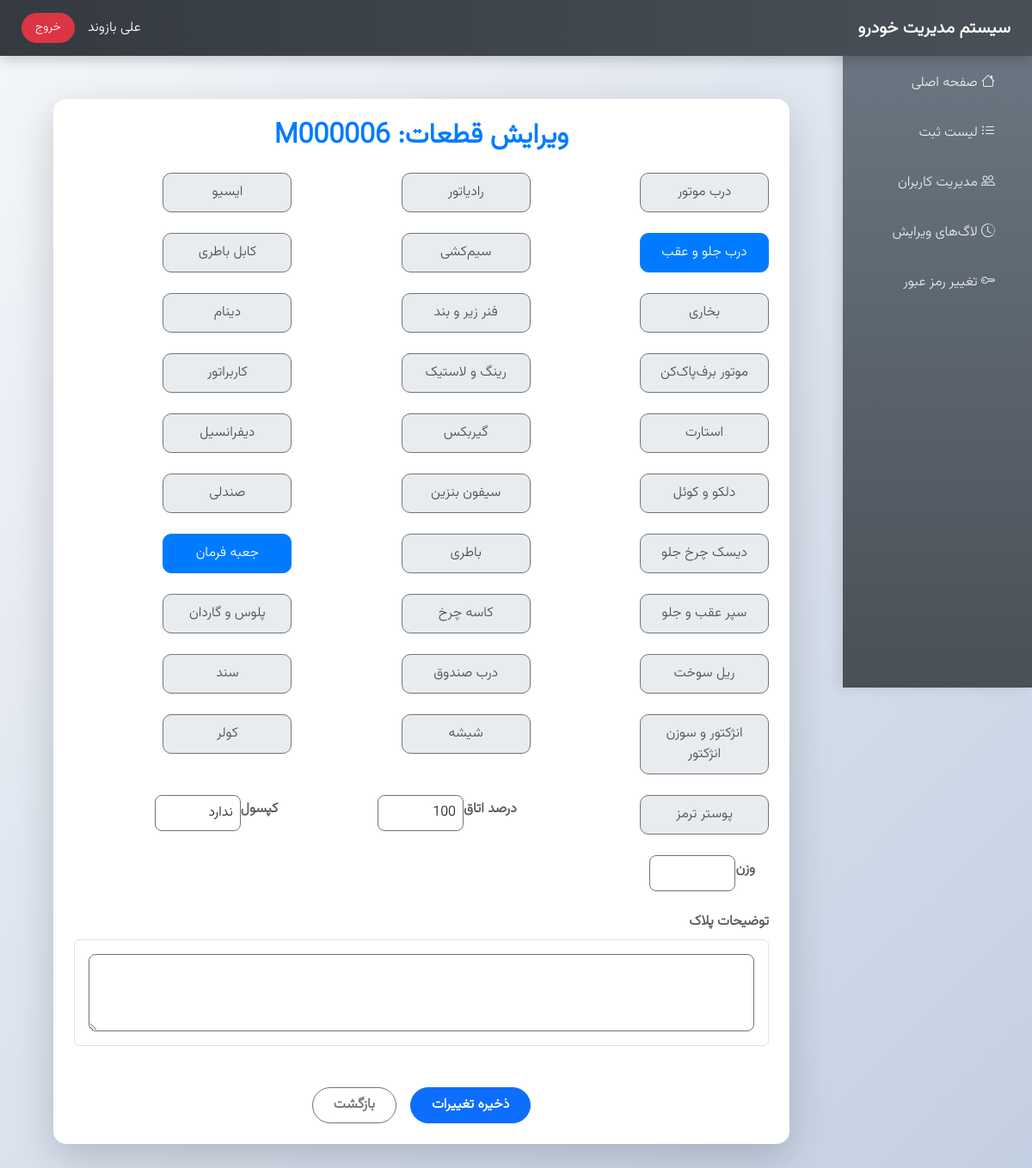
The app's page /edit-car-parts/M000006/ (signed in) with its own data.
### core/models.py (models this page shows, shortened)
class UserProfile(models.Model):
    user = models.OneToOneField(User, on_delete=models.CASCADE, verbose_name="کاربر")
    first_name = models.CharField(max_length=50, verbose_name="نام")
    last_name = models.CharField(max_length=50, verbose_name="نام خانوادگی")
    national_code = models.CharField(max_length=10, unique=True, verbose_name="کد ملی")  # بدون default
    phone_number = models.CharField(max_length=11, verbose_name="شماره موبایل", default="09120000000")
    must_change_password = models.BooleanField(default=True, verbose_name="باید رمز را تغییر دهد")
    class Meta:
        verbose_name = "پروفایل کاربر"
        verbose_name_plural = "پروفایل‌های کاربران"

class CarEntry(models.Model):
    parking_number = models.CharField(max_length=20, verbose_name="شماره پارکینگ")
    delivery_date = models.CharField(max_length=10, verbose_name="تاریخ تحویل")
    car_type = models.CharField(max_length=50, verbose_name="نوع خودرو")
    license_plate = models.CharField(max_length=30, verbose_name="شماره انتظامی")
    owner_name = models.CharField(max_length=100, verbose_name="نام مالک")
    engine_number = models.CharField(max_length=50, unique=True, verbose_name="شماره موتور")
    chassis_number = models.CharField(max_length=50, unique=True, verbose_name="شماره شاسی")
    has_cabin_plate = models.BooleanField(default=False, verbose_name="پلاک اتاق")
    acceptance_number = models.CharField(max_length=9, unique=True, editable=False, verbose_name="شماره پذیرش")
    accepted_by = models.CharField(max_length=100, verbose_name="مسئول پذیرش")  # نام و نام خانوادگی
    accepted_at = models.CharField(max_length=10, verbose_name="تاریخ پذیرش")
    edited_by = models.CharField(max_length=100, null=True, blank=True, verbose_name="ویرایش‌کننده")  # نام و نام خانوادگی
    driver_name = models.CharField(max_length=100, verbose_name="نام و نام خانوادگی راننده/آورنده")
    driver_license_plate = models.CharField(max_length=30, verbose_name="شماره پلاک راننده/آورنده")
    driver_phone = models.CharField(max_length=15, verbose_name="شماره تماس راننده/آورنده")

class CarParts(models.Model):
    car = models.OneToOneField(CarEntry, on_delete=models.CASCADE, to_field='acceptance_number', verbose_name="خودرو", related_name="parts")
    cabin_percentage = models.IntegerField(verbose_name="درصد اتاق", default=100)
    hood = models.BooleanField(default=False, verbose_name="درب موتور")
    radiator = models.BooleanField(default=False, verbose_name="رادیاتور")
    ecu = models.BooleanField(default=False, verbose_name="ایسیو")
    front_rear_doors = models.BooleanField(default=False, verbose_name="درب جلو و عقب")
    wiring = models.BooleanField(default=False, verbose_name="سیم‌کشی")
    battery_cable = models.BooleanField(default=False, verbose_name="کابل باطری")
    heater = models.BooleanField(default=False, verbose_name="بخاری")
    suspension_spring = models.BooleanField(default=False, verbose_name="فنر زیر و بند")
    alternator = models.BooleanField(default=False, verbose_name="دینام")
    wiper_motor = models.BooleanField(default=False, verbose_name="موتور برف‌پاک‌کن")
    rims_tires = models.BooleanField(default=False, verbose_name="رینگ و لاستیک")
    carburetor = models.BooleanField(default=False, verbose_name="کاربراتور")
    starter = models.BooleanField(default=False, verbose_name="استارت")
    gearbox = models.BooleanField(default=False, verbose_name="گیربکس")
    differential = models.BooleanField(default=False, verbose_name="دیفرانسیل")
    distributor_coil = models.BooleanField(default=False, verbose_name="دلکو و کوئل")
    fuel_pump = models.BooleanField(default=False, verbose_name="سیفون بنزین")
    seats = models.BooleanField(default=False, verbose_name="صندلی")
    front_disc = models.BooleanField(default=False, verbose_name="دیسک چرخ جلو")
    battery = models.BooleanField(default=False, verbose_name="باطری")
    steering_box = models.BooleanField(default=False, verbose_name="جعبه فرمان")
    bumpers = models.BooleanField(default=False, verbose_name="سپر عقب و جلو")
    wheel_drum = models.BooleanField(default=False, verbose_name="کاسه چرخ")
    driveshaft_cv = models.BooleanField(default=False, verbose_name="پلوس و گاردان")
    fuel_rail = models.BooleanField(default=False, verbose_name="ریل سوخت")
    trunk_lid = models.BooleanField(default=False, verbose_name="درب صندوق")
    documents = models.BooleanField(default=False, verbose_name="سند")
    injector = models.BooleanField(default=False, verbose_name="انژکتور و سوزن انژکتور")
    glass = models.BooleanField(default=False, verbose_name="شیشه")
    ac = models.BooleanField(default=False, verbose_name="کولر")
    gas_cylinder = models.CharField(max_length=10, choices=[('LNG', 'LNG'), ('CNG', 'CNG'), ('None', 'ندارد')], default='None', verbose_name="کپسول")
    brake_booster = models.BooleanField(default=False, verbose_name="پوستر ترمز")
    weight = models.FloatField(verbose_name="وزن", null=True, blank=True)
    plate_status = models.CharField(max_length=20, choices=[('Single', 'تک پلاک'), ('Double', 'جفت پلاک'), ('None', 'فاقد پلاک')], default='None', verbose_name="وضعیت پلاک")
    plate_description = models.TextField(verbose_name="توضیحات پلاک", blank=True)
    recorded_by = models.ForeignKey(User, on_delete=models.SET_NULL, null=True, verbose_name="مسئول ثبت قطعات", related_name="car_parts")
    recorded_at = models.CharField(max_length=10, verbose_name="تاریخ ثبت قطعات", null=True, blank=True)  # به شمسی

### core/views.py (the view)
# urls.py: path('edit-car-parts/<str:acceptance_number>/', views.edit_car_parts, name='edit_car_parts'),
@login_required
def edit_car_parts(request, acceptance_number):
    car = get_object_or_404(CarEntry, acceptance_number=acceptance_number)
    parts = car.parts  # فرض می‌کنیم رابطه one-to-one برقراره
    if request.method == 'POST':
        form = CarPartsForm(request.POST, instance=parts)
        if form.is_valid():
            form.save()
            EditLog.objects.create(
                edit_type='CAR_PARTS',
                car_entry=car,
                edited_by=request.user
            )
            messages.success(request, 'قطعات خودرو با موفقیت ویرایش شد.')
            return redirect('registration_list')
    else:
        form = CarPartsForm(instance=parts)
    return render(request, 'core/edit_car_parts.html', {'form': form, 'car': car})

### core/templates/core/edit_car_parts.html (shortened to what this page needs)
{% extends 'core/base.html' %}
{% load static widget_tweaks %}
{% block content %}
    <div class="form-container">
        <div class="card modern-card shadow-lg animate__animated animate__fadeIn">
            <div class="card-body p-4">
                <h2 class="card-title text-center mb-4 fw-bold text-primary">ویرایش قطعات: {{ car.acceptance_number }}</h2>
                <form method="post" class="needs-validation" novalidate>
                    <div class="row g-4">
                        {% for field in form %}
                            {% if field.name not in 'plate_status plate_description gas_cylinder cabin_percentage weight' %}
                                <div class="col-md-4">
                                    <div class="d-flex align-items-center">
                                        {% if field.field.widget.input_type == 'checkbox' %}
                                            <label class="toggle-btn-label {% if field.value %}active{% endif %}" for="{{ field.id_for_label }}">
                                                {{ field.label }}
                                            </label>
                                        {% else %}
                                            <label class="form-label fw-bold text-muted me-3 flex-shrink-0">{{ field.label }}</label>
                                            {{ field|add_class:"form-control modern-input"|attr:"required" }}
                                        {% endif %}
                                    </div>
                                </div>
                            {% endif %}
                        {% endfor %}
                        {% for field in form %}
                            {% if field.name in 'gas_cylinder cabin_percentage weight' %}
                                <div class="col-md-4">
                                    <div class="d-flex align-items-center">
                                        <label class="form-label fw-bold text-muted me-3 flex-shrink-0">{{ field.label }}</label>
                                        {{ field|add_class:"form-control small-input"|attr:"required" }}
                                    </div>
                                </div>
                            {% endif %}
                        {% endfor %}
                    <div class="mt-4">
                        <label class="form-label fw-bold text-muted d-block text-end mb-2">توضیحات پلاک</label>
                        <div class="card p-3 rounded border" style="border-color: #6c757d;">
                            {{ form.plate_description|add_class:"form-control large-input"|attr:"style:width: 100%;" }}
                        </div>
                    </div>
                    <div class="d-flex justify-content-center gap-3 mt-5">
                        <button type="submit" class="btn btn-primary modern-btn px-4 py-2">ذخیره تغییرات</button>
                        <a href="{% url 'registration_list' %}" class="btn btn-outline-secondary modern-btn px-4 py-2">بازگشت</a>
                    </div>
                </form>
            </div>
        </div>
    </div>
    <link rel="stylesheet" href="https://cdnjs.cloudflare.com/ajax/libs/animate.css/4.1.1/animate.min.css">
{% endblock %}

### core/templates/core/base.html (shortened to what this page needs)
<!DOCTYPE html>
<html lang="fa" dir="rtl">
<head>
    {% load static %}
    <link href="https://cdn.jsdelivr.net/npm/bootstrap@5.3.0/dist/css/bootstrap.min.css" rel="stylesheet">
    <link rel="stylesheet" href="{% static 'css/persianDatepicker-default.css' %}">
    <link rel="stylesheet" href="https://cdn.jsdelivr.net/npm/bootstrap-icons@1.11.3/font/bootstrap-icons.min.css">
</head>
<body>
    <div class="header">
        <div class="fw-bold fs-5">سیستم مدیریت خودرو</div>
        <div class="user-info">
            {% if user.is_authenticated %}
                <span class="fw-medium">
                    {{ user.userprofile.first_name|default:user.username }}
                    {{ user.userprofile.last_name|default:'' }}
                </span>
                <a href="{% url 'logout' %}" class="btn btn-sm btn-danger">خروج</a>
            {% else %}
                <a href="{% url 'login' %}" class="btn btn-sm btn-primary">ورود</a>
            {% endif %}
        </div>
    </div>
    <div class="container-fluid">
        <div class="sidebar d-lg-block" id="sidebar">
            <h4 class="text-center mb-4">منو</h4>
            <nav>
                <a href="{% url 'home' %}" class="nav-link"><i class="bi bi-house me-2"></i> صفحه اصلی</a>
                <a href="{% url 'registration_list' %}" class="nav-link"><i class="bi bi-list-ul me-2"></i> لیست ثبت</a>
                {% if user.is_superuser %}
                    <a href="{% url 'user_management' %}" class="nav-link"><i class="bi bi-people me-2"></i> مدیریت کاربران</a>
                    <a href="{% url 'edit_logs' acceptance_number='all' %}" class="nav-link"><i class="bi bi-clock-history me-2"></i> لاگ‌های ویرایش</a>
                {% endif %}
                <a href="{% url 'change_password' %}" class="nav-link"><i class="bi bi-key me-2"></i> تغییر رمز عبور</a>
            </nav>
        </div>
        <div class="content">
            {% block content %}{% endblock %}
        </div>
    </div>
</body>
</html>

### core/templates/core/edit_car_parts.html (style rules this page uses)
.modern-card { border: none; border-radius: 15px; background: #ffffff; transition: transform 0.3s ease, box-shadow 0.3s ease; }
.small-input { width: 100px; padding: 8px; border-radius: 8px; border: 1px solid #6c757d; flex-grow: 0; }
.large-input { border-radius: 8px; border: 1px solid #6c757d; padding: 8px; }
.toggle-btn-label { display: inline-block; width: 150px; padding: 10px 15px; background: #e9ecef; border: 1px solid #6c757d; border-radius: 10px; text-align: center; cursor: pointer; transition: all 0.3s ease; position: relative; font-weight: 500; color: #495057; }
.toggle-btn-label.active { background: #007bff; border-color: #007bff; color: #fff; }
.modern-btn { padding: 10px 25px; border-radius: 25px; font-weight: 600; transition: all 0.3s ease; }
.text-primary { color: #007bff !important; }

### records on screen
CarEntry: acceptance_number "M000006"
CarParts: form "100" "ندارد"

### other values on screen
{{ user.userprofile.first_name|default:user.username }} "علی"
{{ user.userprofile.last_name|default:'' }} "بازوند"
{{ field.label }} "درب موتور" "رادیاتور" "ایسیو" "درب جلو و عقب" "سیم‌کشی" "کابل باطری" "بخاری" "فنر زیر و بند" "دینام" "موتور برف‌پاک‌کن" "رینگ و لاستیک" "کاربراتور" "استارت" "گیربکس" "دیفرانسیل" "دلکو و کوئل" "سیفون بنزین" "صندلی" "دیسک چرخ جلو" "باطری" "جعبه فرمان" "سپر عقب و جلو" "کاسه چرخ" "پلوس و گاردان" "ریل سوخت" "درب صندوق" "سند" "انژکتور و سوزن انژکتور" "شیشه" "کولر" "پوستر ترمز"
{{ field.label }} "درصد اتاق" "کپسول" "وزن"
